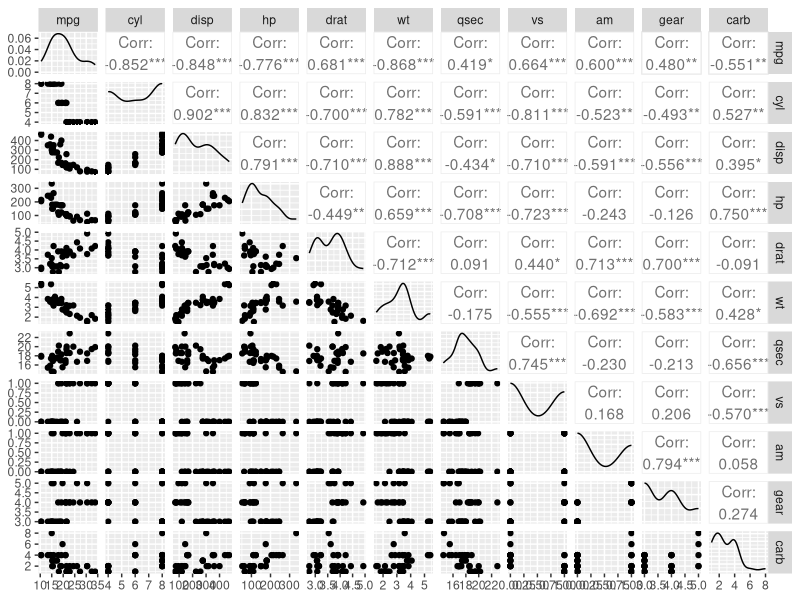
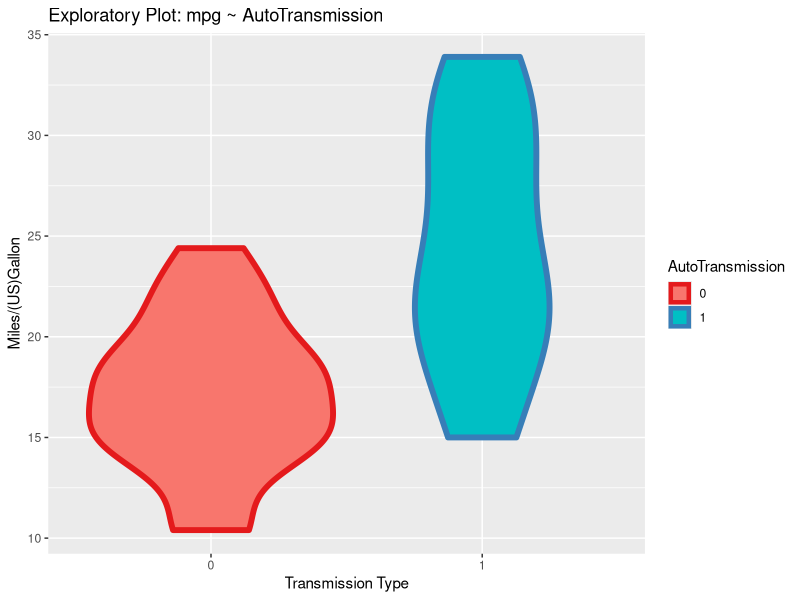
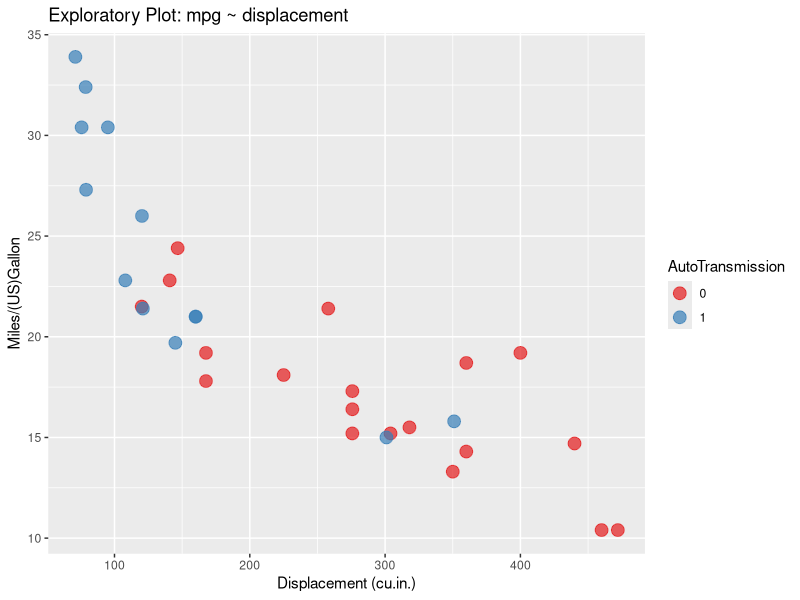
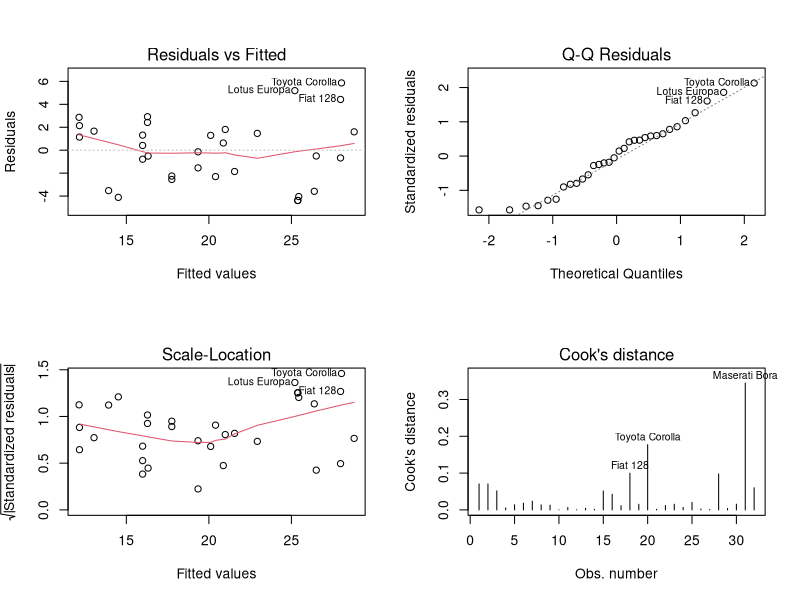

Write R code to recreate these figures, in order.
library(ggplot2);library(GGally);library(dplyr);library(grid);library(gridExtra)
data(mtcars);

ggpairs(mtcars)

mtcars2<-mutate(mtcars,mpg,disp,wt,hp,Cylinder=as.factor(cyl),AutoTransmission=as.factor(am))
mtcars2<-select(mtcars2,mpg,disp,wt,hp,Cylinder,AutoTransmission)

(g1<-ggplot(data=mtcars2,aes(x=AutoTransmission,y=mpg,col=AutoTransmission))+geom_violin(aes(fill=AutoTransmission),size=2)
+scale_color_brewer(palette="Set1")
+ggtitle("Exploratory Plot: mpg ~ AutoTransmission")
+labs(x="Transmission Type",y="Miles/(US)Gallon"))



g2<-ggplot(data=mtcars2,aes(x=disp,y=mpg,col=AutoTransmission))
(g2+geom_point(size=4,alpha=0.7)
+scale_color_brewer(palette="Set1")
+ggtitle("Exploratory Plot: mpg ~ displacement")
+labs(x="Displacement (cu.in.)",y="Miles/(US)Gallon")
)


fit_all<-lm(data=mtcars2,mpg~hp+AutoTransmission)
par(mfrow=c(2,2))
for (i in 1:4){
        plot(fit_all,which=i)
}

